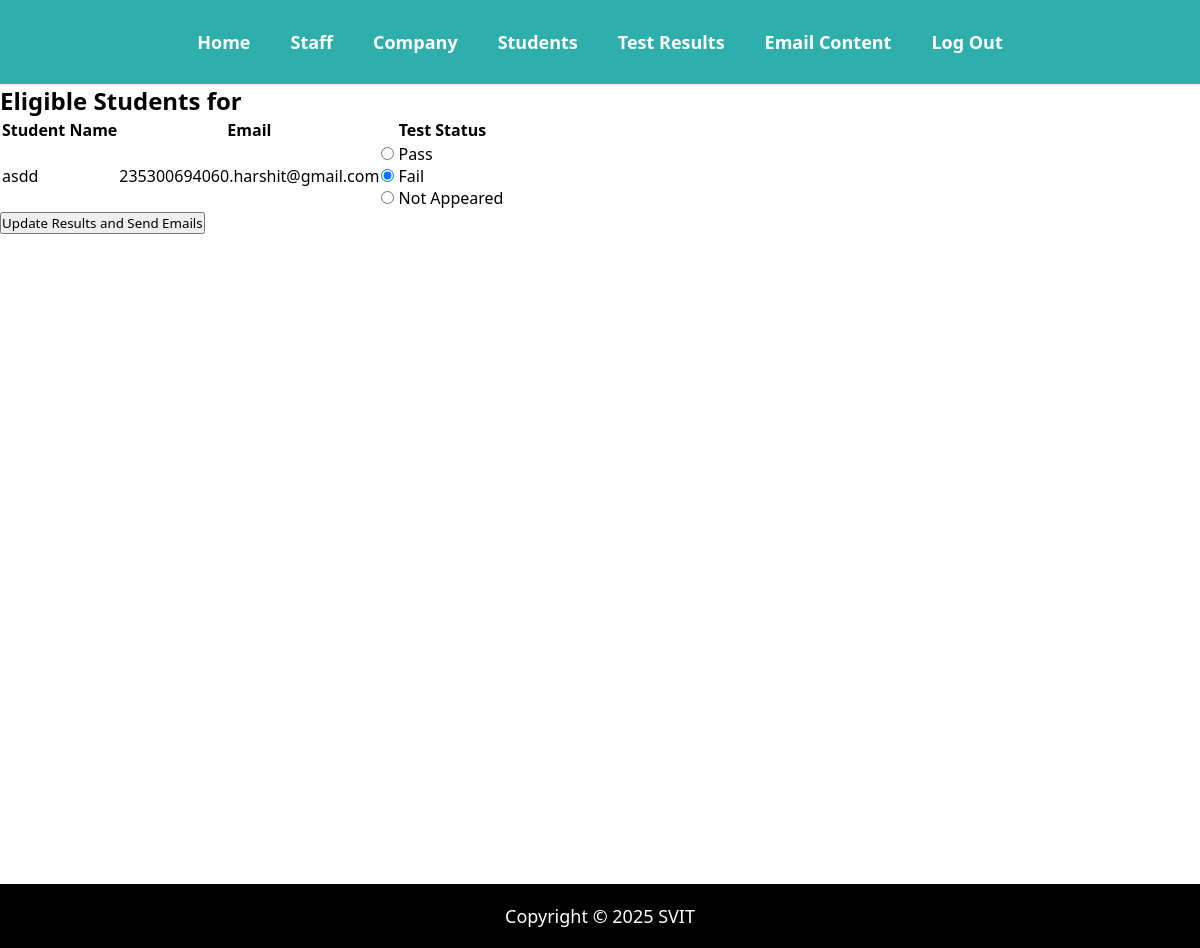
Screenshot of /svadmin/company/5/ (signed in) with the database file from the repository.
### students/models.py (models this page shows, shortened)
class StudentCompanyAssociation(models.Model):
    student = models.ForeignKey('students.Student', on_delete=models.CASCADE, related_name='company_associations')
    company = models.ForeignKey(Company, on_delete=models.CASCADE, related_name='student_associations')
    test_status = models.CharField(max_length=15, choices=[('pass', 'Pass'), ('fail', 'Fail'), ('not_appeared', 'Not Appeared')], default='not_appeared')

class Student(models.Model):
    user = models.OneToOneField(User, on_delete=models.CASCADE)
    name = models.CharField(max_length=100)
    mobile = models.CharField(max_length=10)
    pincode = models.CharField(max_length=10)
    profilepic = models.ImageField(upload_to='profilepics/')
    dob = models.DateField()
    paddress = models.TextField()
    caddress = models.TextField()
    company = models.ForeignKey(
        Company, on_delete=models.CASCADE, related_name="eligible_students", null=True
    )

### svadmin/views.py (the view, shortened to what this page needs)
# urls.py: path('company/<int:id>/', views.company_detail, name='company_detail'),
@staff_member_required
def company_detail(request, id):
    company = get_object_or_404(Company, id=id)
    student_associations = StudentCompanyAssociation.objects.filter(company=company)
    if not student_associations.exists():
        messages.warning(request, f"No students associated with {company.name}. Please ensure students are linked correctly.")
    context = {
        'company': company,
        'student_associations': student_associations,
    }
    return render(request, 'svadmin/company_detail.html', context)

### accounts/authentication.py (called while the page is built)
    def get_user(self, user_id):
        UserModel = get_user_model()
        try:
            return UserModel.objects.get(pk=user_id)
        except UserModel.DoesNotExist:
            return None

### students/context_processors.py (called while the page is built)
def project_name(request):
    return {'PROJECT_NAME': settings.PROJECT_NAME}

### svadmin/templates/svadmin/company_detail.html (shortened to what this page needs)
{% extends "svadmin/baseTemplate.html" %}
{% load static %}
{% block mainCss %}
<link rel="stylesheet" href="{% static 'svadmin/css/company_detail.css' %}">
{% endblock mainCss %}
{% block mainContent %}
<div class="container">
  <h2>Eligible Students for {{ company.name }}</h2>
  <form method="POST">
    <div class="table-container">
      <table>
        <thead>
          <tr>
            <th>Student Name</th>
            <th>Email</th>
            <th>Test Status</th>
          </tr>
        </thead>
        <tbody>
          {% for association in student_associations %}
          <tr>
            <td>{{ association.student.name }}</td>
            <td>{{ association.student.user.email }}</td>
            <td>
              <div class="radio-group">
                <div>
                  <input
                    type="radio"
                    id="pass-{{ association.id }}"
                    name="status-{{ association.id }}"
                    value="pass"
                  />
                  <label for="pass-{{ association.id }}">Pass</label>
                </div>
                <div>
                  <input
                    type="radio"
                    id="fail-{{ association.id }}"
                    name="status-{{ association.id }}"
                    value="fail"
                    {% if association.test_status == 'fail' %}checked{% endif %}
                  />
                  <label for="fail-{{ association.id }}">Fail</label>
                </div>
                <div>
                  <input
                    type="radio"
                    id="not-appeared-{{ association.id }}"
                    name="status-{{ association.id }}"
                    value="not_appeared"
                  />
                  <label for="not-appeared-{{ association.id }}">Not Appeared</label>
                </div>
              </div>
            </td>
          </tr>
          {% endfor %}
        </tbody>
      </table>
    </div>
    <button type="submit">Update Results and Send Emails</button>
  </form>
</div>
{% endblock mainContent %}

### svadmin/templates/svadmin/baseTemplate.html (shortened to what this page needs)
<!DOCTYPE html>
<html lang="en">
  <head>
    {% load static %}
    <link rel="stylesheet" href="{% static 'svadmin/css/base.css'%}" />
    {% block mainCss %}{% endblock mainCss%}
  </head>
  <body>
    {% url 'svadmin' as svadmin_url %}
    {% url 'generatestaff' as generatestaff_url %}
     {% url 'company' as company %}
    {% url 'emailcontent' as emailcontent_url %}
    {% url 'allstudents' as allstudents_url %}
     {% url 'testresults' as testresults_url %}
    <nav>
      <a
        href="{% url 'svadmin' %}"
        class="nav-item {% if request.path == svadmin_url %} active {% endif %}"
        >Home</a
      >
      <a
        href="{% url 'generatestaff' %}"
        class="nav-item {% if request.path == generatestaff_url %} active {% endif %}"
        >Staff</a
      >
      <a
      href="{% url 'company' %}"
      class="nav-item {% if request.path == company %} active {% endif %}"
      >Company</a
    >
      <a
        href="{% url 'allstudents' %}"
        class="nav-item {% if request.path == allstudents_url %} active {% endif %}"
        >Students</a
      >
      <a
        href="{% url 'testresults' %}"
        class="nav-item {% if request.path == testresults_url %} active {% endif %}"
        >Test Results</a
      >
      <a
        href="{% url 'emailcontent' %}"
        class="nav-item {% if request.path == emailcontent_url %} active {% endif %}"
        >Email Content</a
      >
      <a href="{% url 'logout'%}" class="nav-item">Log Out</a>
    </nav>
    <div class="main-body">
      {% block mainContent %}{% endblock mainContent %}
    </div>
    <footer>
      <p>
        Copyright &copy;
        {{PROJECT_NAME}}
      </p>
    </footer>
  </body>
</html>

### svadmin/static/svadmin/css/base.css (style rules this page uses)
* { margin: 0; padding: 0; text-decoration: none; font-family: "Segoe UI", Tahoma, Geneva, Verdana, sans-serif; }
nav { display: flex; justify-content: center; align-items: center; padding: 20px; background-color: #2eafac; box-shadow: 0 0 4px 0 rgba(0, 0, 0, 0.2); }
nav .nav-item { color: #ffffff; border-radius: 12px; padding: 10px; margin: 0 10px; font-weight: bold; font-size: 18px; }
.main-body { min-height: 100vh; }
footer { font-size: 18px; padding: 20px; text-align: center; color: #ffffff; background-color: #000000; }

### rows the page displays
StudentCompanyAssociation: student.name "asdd", student.user.email "235300694060.harshit@gmail.com", test_status "☐ Pass", test_status "☑ Fail", test_status "☐ Not Appeared"

### other values shown
{{ PROJECT_NAME }} "SVIT"
